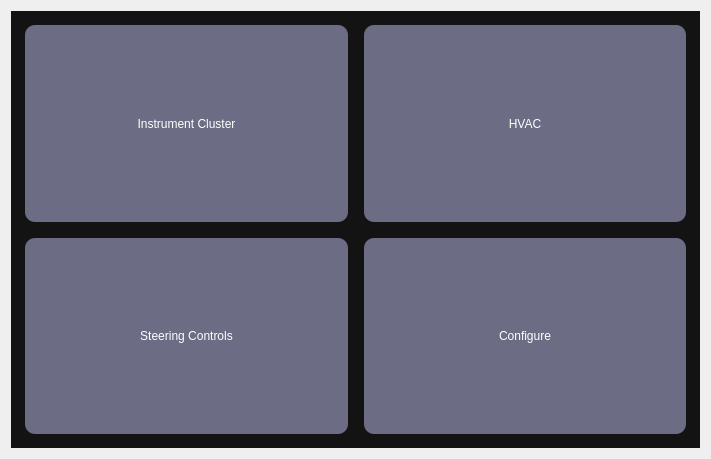
<?xml version="1.0" encoding="UTF-8"?>
<ui version="4.0">
 <class>Dashboard</class>
 <widget class="QWidget" name="Dashboard">
  <property name="geometry">
   <rect>
    <x>0</x>
    <y>0</y>
    <width>711</width>
    <height>459</height>
   </rect>
  </property>
  <property name="windowTitle">
   <string>Form</string>
  </property>
  <property name="styleSheet">
   <string notr="true">*{
	border: none;
	background-color: transparent;
	background: none; 
	padding: 0;
	margin: 0;
	color: #fff;
}

#scrollAreaWidgetContents{
	background-color: #131313 ; /* black */
}

#centralwidget{
	background-color: #131313 ; /* black */
}

QPushButton{
	background-color: #6C6C85 ; /* pastel purple */
	border-radius: 10px;
	margin: 5px;
}

QPushButton:pressed {
    background-color: #4BD7D6 ; /* light blue */
}</string>
  </property>
  <layout class="QHBoxLayout" name="horizontalLayout">
   <item>
    <widget class="QFrame" name="centralwidget">
     <property name="frameShape">
      <enum>QFrame::StyledPanel</enum>
     </property>
     <property name="frameShadow">
      <enum>QFrame::Raised</enum>
     </property>
     <layout class="QHBoxLayout" name="horizontalLayout_2">
      <property name="spacing">
       <number>0</number>
      </property>
      <property name="leftMargin">
       <number>0</number>
      </property>
      <property name="topMargin">
       <number>0</number>
      </property>
      <property name="rightMargin">
       <number>0</number>
      </property>
      <property name="bottomMargin">
       <number>0</number>
      </property>
      <item>
       <widget class="QScrollArea" name="scrollArea">
        <property name="layoutDirection">
         <enum>Qt::LeftToRight</enum>
        </property>
        <property name="widgetResizable">
         <bool>true</bool>
        </property>
        <widget class="QWidget" name="scrollAreaWidgetContents">
         <property name="geometry">
          <rect>
           <x>0</x>
           <y>0</y>
           <width>703</width>
           <height>451</height>
          </rect>
         </property>
         <layout class="QGridLayout" name="gridLayout">
          <item row="0" column="0">
           <widget class="QPushButton" name="DB_IC_Tile">
            <property name="sizePolicy">
             <sizepolicy hsizetype="Expanding" vsizetype="Expanding">
              <horstretch>0</horstretch>
              <verstretch>0</verstretch>
             </sizepolicy>
            </property>
            <property name="layoutDirection">
             <enum>Qt::LeftToRight</enum>
            </property>
            <property name="text">
             <string>Instrument Cluster</string>
            </property>
            <property name="icon">
             <iconset resource="../assets/res.qrc">
              <normaloff>:/Carbon_Icons/carbon_icons/meter.svg</normaloff>:/Carbon_Icons/carbon_icons/meter.svg</iconset>
            </property>
            <property name="iconSize">
             <size>
              <width>50</width>
              <height>50</height>
             </size>
            </property>
            <property name="flat">
             <bool>false</bool>
            </property>
           </widget>
          </item>
          <item row="0" column="1">
           <widget class="QPushButton" name="DB_HVAC_Tile">
            <property name="sizePolicy">
             <sizepolicy hsizetype="Expanding" vsizetype="Expanding">
              <horstretch>0</horstretch>
              <verstretch>0</verstretch>
             </sizepolicy>
            </property>
            <property name="layoutDirection">
             <enum>Qt::LeftToRight</enum>
            </property>
            <property name="text">
             <string>HVAC</string>
            </property>
            <property name="icon">
             <iconset resource="../assets/res.qrc">
              <normaloff>:/Carbon_Icons/carbon_icons/windy--strong.svg</normaloff>:/Carbon_Icons/carbon_icons/windy--strong.svg</iconset>
            </property>
            <property name="iconSize">
             <size>
              <width>50</width>
              <height>50</height>
             </size>
            </property>
            <property name="flat">
             <bool>false</bool>
            </property>
           </widget>
          </item>
          <item row="1" column="0">
           <widget class="QPushButton" name="DB_Steering_Tile">
            <property name="sizePolicy">
             <sizepolicy hsizetype="Expanding" vsizetype="Expanding">
              <horstretch>0</horstretch>
              <verstretch>0</verstretch>
             </sizepolicy>
            </property>
            <property name="layoutDirection">
             <enum>Qt::LeftToRight</enum>
            </property>
            <property name="text">
             <string>Steering Controls</string>
            </property>
            <property name="icon">
             <iconset resource="../assets/res.qrc">
              <normaloff>:/Images/Images/steering-wheel.svg</normaloff>:/Images/Images/steering-wheel.svg</iconset>
            </property>
            <property name="iconSize">
             <size>
              <width>50</width>
              <height>50</height>
             </size>
            </property>
            <property name="flat">
             <bool>false</bool>
            </property>
           </widget>
          </item>
          <item row="1" column="1">
           <widget class="QPushButton" name="DB_Settings_Tile">
            <property name="sizePolicy">
             <sizepolicy hsizetype="Expanding" vsizetype="Expanding">
              <horstretch>0</horstretch>
              <verstretch>0</verstretch>
             </sizepolicy>
            </property>
            <property name="layoutDirection">
             <enum>Qt::LeftToRight</enum>
            </property>
            <property name="text">
             <string>Configure</string>
            </property>
            <property name="icon">
             <iconset resource="../assets/res.qrc">
              <normaloff>:/Carbon_Icons/carbon_icons/settings.svg</normaloff>:/Carbon_Icons/carbon_icons/settings.svg</iconset>
            </property>
            <property name="iconSize">
             <size>
              <width>50</width>
              <height>50</height>
             </size>
            </property>
            <property name="flat">
             <bool>false</bool>
            </property>
           </widget>
          </item>
         </layout>
        </widget>
       </widget>
      </item>
     </layout>
    </widget>
   </item>
  </layout>
 </widget>
 <resources>
  <include location="../assets/res.qrc"/>
 </resources>
 <connections/>
</ui>
